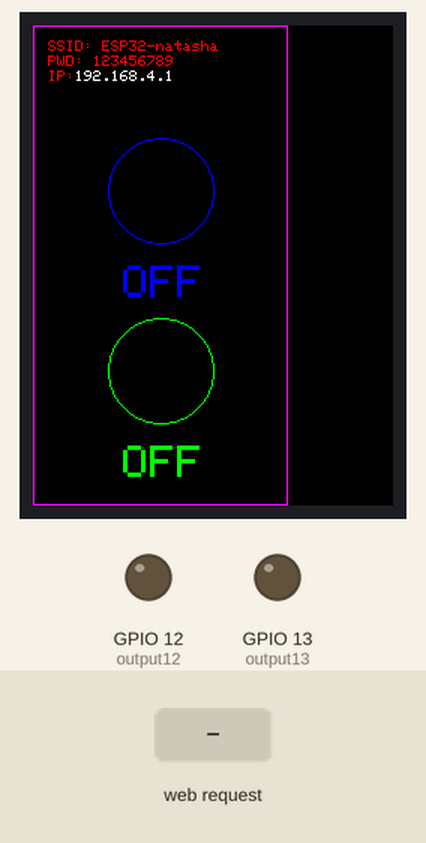
A sketch run on a simulated ESP32. On the bench: 240×320 colour display, output pins drawn as LEDs (lit = HIGH). The test bench sets the inputs (shaded band). What the sketch prints to the serial monitor is not drawn.

Above: at 1.4 s.
1.5 s: HTTP request GET /12/on received
At 2.3 s:
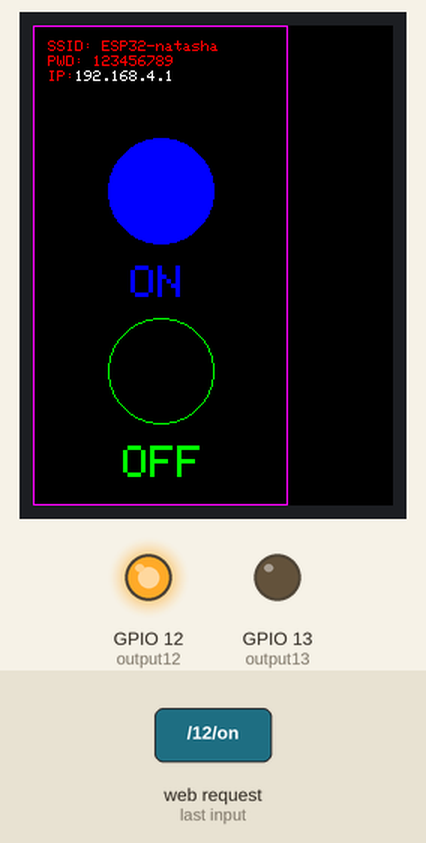
3.0 s: HTTP request GET /13/on received
At 3.4 s:
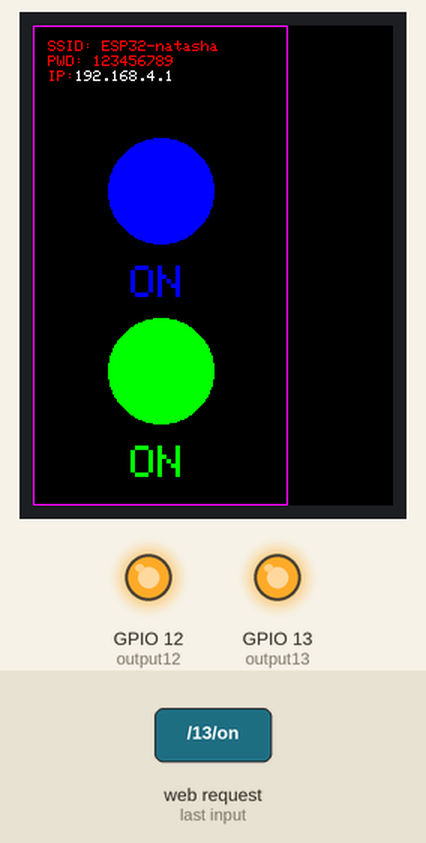
4.5 s: HTTP request GET /12/off received
At 5.7 s:
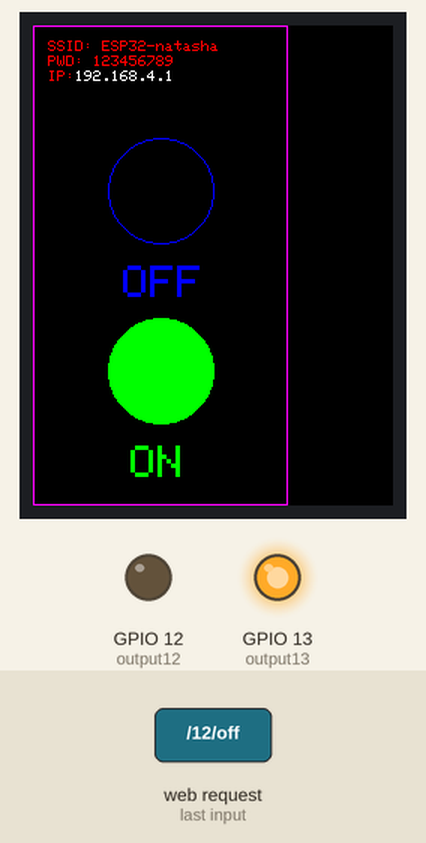
6.0 s: HTTP request GET /13/off received
At 7.0 s:
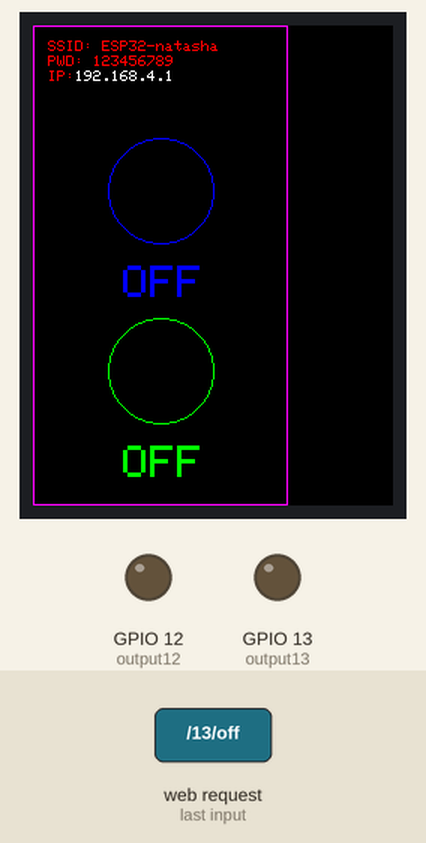
Timing chart, 0 to 8.5 s (numbered marks = the images above; inputs shaded):
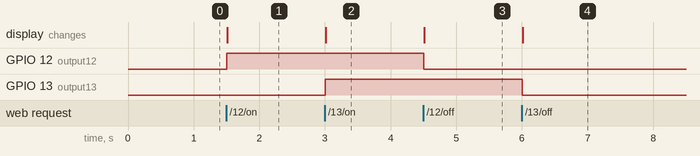

The sketch:

Natasha_webServer.ino
```cpp
/*********
Natasha Sieh
*********/

// Load Wi-Fi library
#include <WiFi.h>
#include<TFT_eSPI.h>//include TFT library
#include <SPI.h>

TFT_eSPI tft = TFT_eSPI();  // Invoke library, pins defined in User_Setup.h


// Replace with your network credentials
const char* ssid     = "R3-Natasha";
const char* password = "123456789";

// Set web server port number to 80
WiFiServer server(80);

// Variable to store the HTTP request
String header;

// Auxiliar variables to store the current output state
String output12State = "off";
String output13State = "off";

// Assign output variables to GPIO pins
const int output12 = 12;
const int output13 = 13;

void setup() {
  Serial.begin(115200);//begin serial and set baud
   tft.begin();//initialize tft
   tft.setRotation(180);//set rotation to horizontal so text fits
   tft.fillScreen(TFT_BLACK); //fill the screen so it is black
  Serial.begin(115200);
  // Initialize the output variables as outputs
  pinMode(output12, OUTPUT);
  pinMode(output13, OUTPUT);
  // Set outputs to LOW
  digitalWrite(output12, LOW);
  digitalWrite(output13, LOW);

  // Connect to Wi-Fi network with SSID and password
  Serial.print("Setting AP (Access Point)…");
  // Remove the password parameter, if you want the AP (Access Point) to be open
  WiFi.softAP(ssid, password);

  IPAddress IP = WiFi.softAPIP();
  Serial.print("AP IP address: ");
  Serial.println(IP);

  server.begin();

// Heading
  tft.setTextColor(TFT_RED);
  tft.setTextSize(1); // Set text size to 1
  tft.setCursor(10, 10); // Set cursor position
  tft.println("SSID: ESP32-natasha");
  tft.setCursor(10, 20); // Set cursor position
  tft.println("PWD: 123456789");
  tft.setCursor(10, 30); // Set cursor position
  tft.print("IP:");
  tft.setTextSize(1); // Set text size to 1
  tft.setTextColor(TFT_WHITE);
  tft.println("192.168.4.1");

// initial LEDs states
  tft.drawCircle(85, 110, 35, TFT_BLUE); // Draw red circle (TFT_BLUE shows up as red color)
  tft.drawCircle(85, 230, 35, TFT_GREEN); // Draw green circle

  tft.drawRect(0, 0, 170, 320, TFT_MAGENTA);


// Set up the OFF under red circle
  tft.setTextColor(TFT_BLUE);
  tft.setTextSize(3); // Set text size to 3
  tft.setCursor(60, 160); // Set cursor position
  tft.println("OFF");

// Set up the OFF under green circle
  tft.setTextColor(TFT_GREEN);
  tft.setTextSize(3); // Set text size to 1
  tft.setCursor(60, 280); // Set cursor position
  tft.println("OFF");
}

void loop(){

  WiFiClient client = server.available();   // Listen for incoming clients

  if (client) {                             // If a new client connects,
    Serial.println("New Client.");          // print a message out in the serial port
    String currentLine = "";                // make a String to hold incoming data from the client
    while (client.connected()) {            // loop while the client's connected
      if (client.available()) {             // if there's bytes to read from the client,
        char c = client.read();             // read a byte, then
        Serial.write(c);                    // print it out the serial monitor
        header += c;
        if (c == '\n') {                    // if the byte is a newline character
          // if the current line is blank, you got two newline characters in a row.
          // that's the end of the client HTTP request, so send a response:
          if (currentLine.length() == 0) {
            // HTTP headers always start with a response code (e.g. HTTP/1.1 200 OK)
            // and a content-type so the client knows what's coming, then a blank line:
            client.println("HTTP/1.1 200 OK");
            client.println("Content-type:text/html");
            client.println("Connection: close");
            client.println();

            // turns the GPIOs on and off
            if (header.indexOf("GET /12/on") >= 0) {
              Serial.println("GPIO 12 on");
              output12State = "on";
              digitalWrite(output12, HIGH);
              tft.fillCircle(85, 110, 35, TFT_BLUE); // fill red circle when LED is HIGH

              // clearing the previous state text
              tft.setTextColor(TFT_BLACK);
              tft.setTextSize(3); // Set text size to 3
              tft.setCursor(60, 160); // Set cursor position
              tft.println("OFF");

              // writing the current state text
              tft.setTextColor(TFT_BLUE);
              tft.setTextSize(3); // Set text size to 3
              tft.setCursor(65, 160); // Set cursor position
              tft.println("ON");
            } else if (header.indexOf("GET /12/off") >= 0) {
              Serial.println("GPIO 12 off");
              output12State = "off";
              digitalWrite(output12, LOW);
              tft.fillCircle(85, 110, 35, TFT_BLACK); // to reset the circle to blank
              tft.drawCircle(85, 110, 35, TFT_BLUE); // draw outline of red circle when LED is LOW

              // clearing the previous state text
              tft.setTextColor(TFT_BLACK);
              tft.setTextSize(3); // Set text size to 3
              tft.setCursor(65, 160); // Set cursor position
              tft.println("ON");

              // rewriting with red
              tft.setTextColor(TFT_BLUE);
              tft.setTextSize(3); // Set text size to 3
              tft.setCursor(60, 160); // Set cursor position
              tft.println("OFF");
            } else if (header.indexOf("GET /13/on") >= 0) {
              Serial.println("GPIO 13 on");
              output13State = "on";
              digitalWrite(output13, HIGH);
              tft.fillCircle(85, 230, 35, TFT_GREEN); // fill green circle when LED is HIGH

              // clearing the previous state text
              tft.setTextColor(TFT_BLACK);
              tft.setTextSize(3); // Set text size to 3
              tft.setCursor(60, 280); // Set cursor position
              tft.println("OFF");

              // rewriting with green
              tft.setTextColor(TFT_GREEN);
              tft.setTextSize(3); // Set text size to 1
              tft.setCursor(65, 280); // Set cursor position
              tft.println("ON");
            } else if (header.indexOf("GET /13/off") >= 0) {
              Serial.println("GPIO 13 off");
              output13State = "off";
              digitalWrite(output13, LOW);
              tft.fillCircle(85, 230, 35, TFT_BLACK); // to reset the circle to blank
              tft.drawCircle(85, 230, 35, TFT_GREEN); // draw outline of green circle when LED is LOW

              // clearing the previous state text
              tft.setTextColor(TFT_BLACK);
              tft.setTextSize(3); // Set text size to 3
              tft.setCursor(65, 280); // Set cursor position
              tft.println("ON");

              // rewriting with green
              tft.setTextColor(TFT_GREEN);
              tft.setTextSize(3); // Set text size to 1
              tft.setCursor(60, 280); // Set cursor position
              tft.println("OFF");
            }

            // Display the HTML web page
            client.println("<!DOCTYPE html><html>");
            client.println("<head><meta name=\"viewport\" content=\"width=device-width, initial-scale=1\">");
            client.println("<link rel=\"icon\" href=\"data:,\">");
            // CSS to style the on/off buttons
            // Feel free to change the background-color and font-size attributes to fit your preferences
            client.println("<style>html { font-family: Helvetica; display: inline-block; margin: 0px auto; text-align: center;}");
            client.println(".button { background-color: #FF0000; border: none; color: white; padding: 16px 40px;");
            client.println("text-decoration: none; font-size: 30px; margin: 2px; cursor: pointer;}");
            client.println(".button2 { background-color: #33c223; border: none; color: white; padding: 16px 40px;");
            client.println("text-decoration: none; font-size: 30px; margin: 2px; cursor: pointer;}");
            client.println(".button3 {background-color: #555555;}</style></head>");


            // Web Page Heading
            client.println("<body><h1>ESP32 Web Server</h1>");

            // Display current state, and ON/OFF buttons for GPIO 12
            client.println("<p>GPIO 12 - State " + output12State + "</p>");
            // If the output12State is off, it displays the ON button
            if (output12State=="off") {
              client.println("<p><a href=\"/12/on\"><button class=\"button\">ON</button></a></p>");

            } else {
              client.println("<p><a href=\"/12/off\"><button class=\"button button3\">OFF</button></a></p>");
            }

            // Display current state, and ON/OFF buttons for GPIO 13
            client.println("<p>GPIO 13 - State " + output13State + "</p>");
            // If the output13State is off, it displays the ON button
            if (output13State=="off") {
              client.println("<p><a href=\"/13/on\"><button class=\"button2\">ON</button></a></p>");

            } else {
              client.println("<p><a href=\"/13/off\"><button class=\"button2 button3\">OFF</button></a></p>");
            }
            client.println("</body></html>");
            // The HTTP response ends with another blank line
            client.println();
            // Break out of the while loop
            break;
          } else { // if you got a newline, then clear currentLine
            currentLine = "";
          }
        } else if (c != '\r') {  // if you got anything else but a carriage return character,
          currentLine += c;      // add it to the end of the currentLine
        }
      }
    }
    // Clear the header variable
    header = "";
    // Close the connection
    client.stop();
    Serial.println("Client disconnected.");
    Serial.println("");
  }
}
```

Measured:
- after the input at 1.5 s, GPIO 12 (output12): LOW → HIGH at once; the display: changes at once (image 1)
- after the input at 3.0 s, GPIO 13 (output13): LOW → HIGH at once; the display: changes at once (image 2)
- after the input at 4.5 s, GPIO 12 (output12): HIGH → LOW at once; the display: changes at once (image 3)
- after the input at 6.0 s, GPIO 13 (output13): HIGH → LOW at once; the display: changes at once (image 4)
